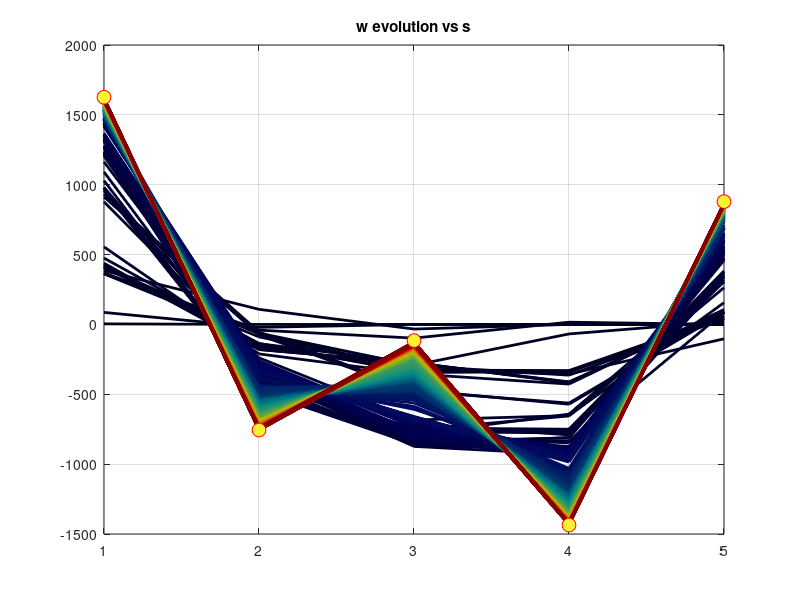
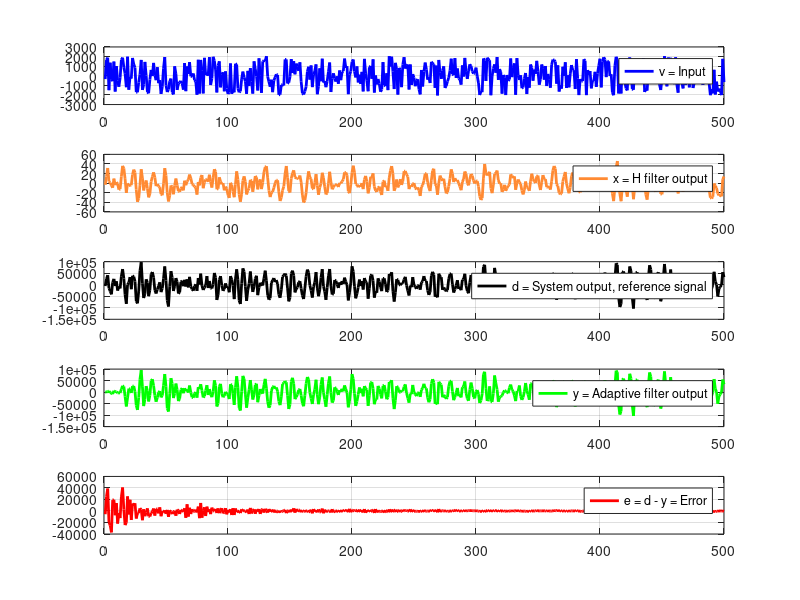

Here is the MATLAB script that generated these plots, in order:
clear all;
close all;
clc;

Nbits=12;
MaxVal=2^(Nbits-1)-1
MinVal=-2^(Nbits-1)
uLMSDen=2^(Nbits)

%% Variables definitions 4 
% Total samples
N = 500;

% samples index vector
n = 1:N;

% v = input, noise 
v = randi([MinVal, MaxVal], N, 1); 

% H filter 
bH = [1]; 
aH = [100 -80 50];

% x = H filter output 
x = filter(bH, aH, v); 

% y = W adaptive filter output
% since the filtering task is iterative 
% because the coefficients will be updated each time,
% declare it as a vector of N elements. 
% updated output values will be inserted in it.
y = zeros(N, 1); 
err = zeros(N,1);

% Filtering related parameters
% temporary buffer / samples size
M = 5; 
m = 1:M;

% Unknown system impulse response
s = randi([MinVal, MaxVal], M, 1);

% Reference signal
d = filter(s, 1, x);

% x samples vector used for filtering
xtmp = zeros(M, 1);

% W time domain vector
wLMS = zeros(M, 1);

% LMS error and output vector.Use it to update y vector of size N
eLMS = zeros(M,1);
yLMS = zeros(M,1); 
uLMS = 1./uLMSDen

fig = figure(); 
C = jet(N);
kc = linspace(0.25,1,N); 

for k = n

    dtmp = d(k); 
    xtmp = [x(k); xtmp(1:M-1)];
    yLMS = transpose(wLMS)*xtmp;
    yLMS = yLMS;
    eLMS = dtmp-yLMS;
    y(k) = yLMS;
    err(k) = eLMS;
    wLMS = floor(wLMS + uLMS .* eLMS .* xtmp);
    
    if (isnan(wLMS))
       disp(['Nan at k = ' num2str(k)]);
       break;
    end
    
    plot(m,wLMS,'LineWidth',2,'Color',kc(k).*C(k,:)); grid on; hold on;

 end

scatter(m,s,100,'MarkerFaceColor',[1 0.95 0.2],'MarkerEdgeColor', [1 0 0]);
hold on;
title('w evolution vs s');
print('wLMS_vs_s.png','-dpng');
waitfor(fig);

fig=figure(); 
subplot(5,1,1)
plot(n,v,'LineWidth',2,'Color',[0 0 1]); grid on;
legend('v = Input');
subplot(5,1,2)
plot(n,x, 'LineWidth',2,'Color', [1 0.5412 0.2]); grid on;
legend('x = H filter output');
subplot(5,1,3)
plot(n,d,'LineWidth',2,'Color',[0 0 0]);grid on;
legend('d = System output, reference signal');
subplot(5,1,4)
plot(n,y,'LineWidth',2,'Color',[0 1 0]); grid on;
legend('y = Adaptive filter output');
subplot(5,1,5)
plot(n,err,'LineWidth',2,'Color',[1 0 0]); grid on;
legend('e = d - y = Error');
print('data_plots.png','-dpng');
waitfor(fig);

disp('s vs wLMS');
disp([s, wLMS]);

disp(['y bits = ' num2str(ceil(log2(max(abs(y)))))]);
disp(['err bits = ' num2str(ceil(log2(max(abs(err)))))]);
disp(['wLMS bits = ' num2str(ceil(log2(max(abs(wLMS)))))]);
